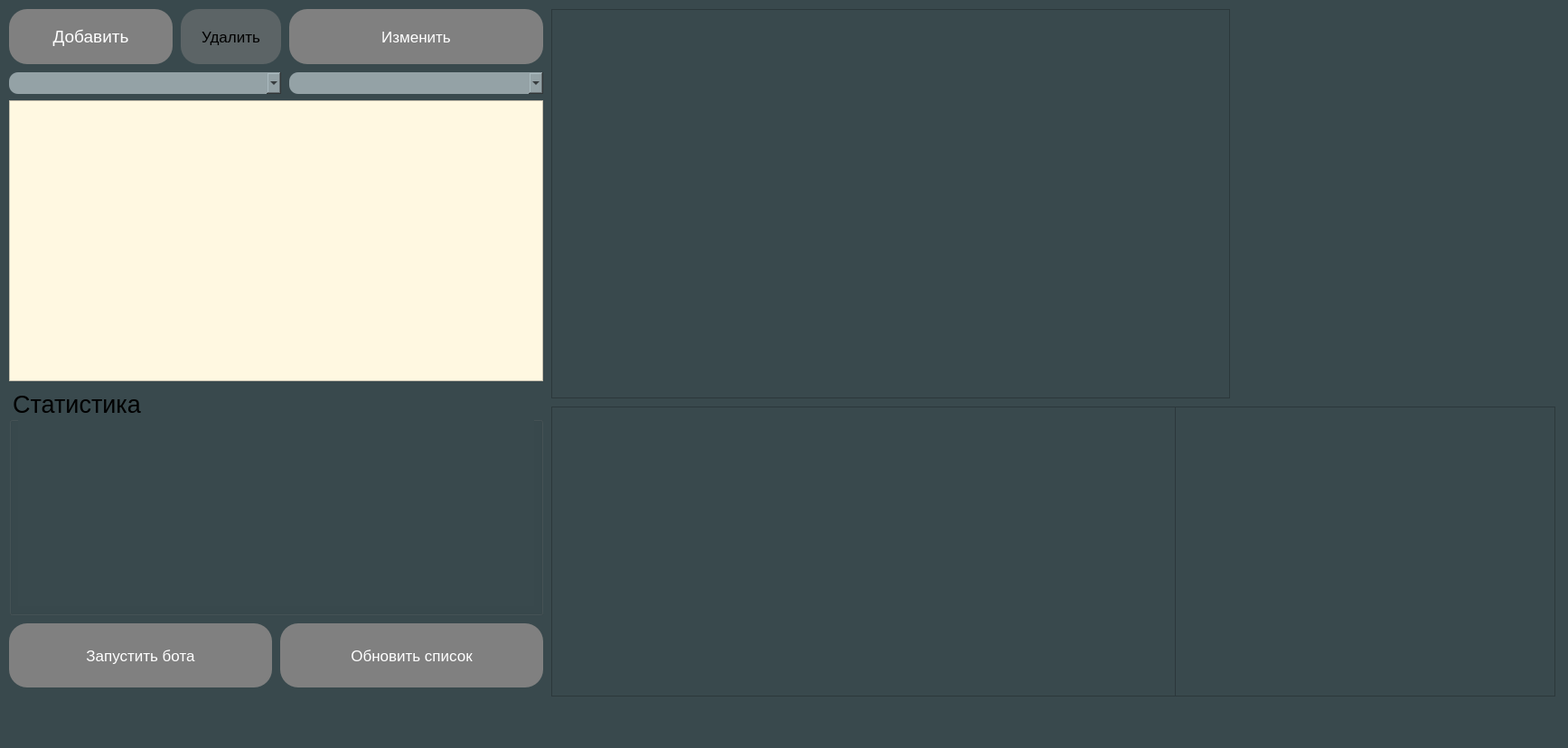
<?xml version="1.0" encoding="UTF-8"?>
<ui version="4.0">
 <class>MainWindow</class>
 <widget class="QMainWindow" name="MainWindow">
  <property name="geometry">
   <rect>
    <x>0</x>
    <y>0</y>
    <width>1735</width>
    <height>828</height>
   </rect>
  </property>
  <property name="windowTitle">
   <string>MainWindow</string>
  </property>
  <property name="styleSheet">
   <string notr="true">background-color:  #39494d;</string>
  </property>
  <widget class="QWidget" name="centralwidget">
   <property name="styleSheet">
    <string notr="true">QMainWindow{
	background-color: #b3ad5b;
}</string>
   </property>
   <widget class="QPushButton" name="btnAdd">
    <property name="geometry">
     <rect>
      <x>10</x>
      <y>10</y>
      <width>181</width>
      <height>61</height>
     </rect>
    </property>
    <property name="font">
     <font>
      <pointsize>14</pointsize>
     </font>
    </property>
    <property name="styleSheet">
     <string notr="true">QPushButton {
    background-color: gray;  
    color: white;           
    border: none;          
    padding: 8px 16px;         
    border-radius: 20px;       
}


QPushButton:hover {
    background-color: #597d96;
}


QPushButton:pressed {
    background-color: #FFF8E1;
}</string>
    </property>
    <property name="text">
     <string>Добавить</string>
    </property>
   </widget>
   <widget class="QPushButton" name="btnDelete">
    <property name="geometry">
     <rect>
      <x>200</x>
      <y>10</y>
      <width>111</width>
      <height>61</height>
     </rect>
    </property>
    <property name="font">
     <font>
      <pointsize>13</pointsize>
     </font>
    </property>
    <property name="styleSheet">
     <string notr="true">QPushButton{
	background-color: #5c6466;
	border-radius: 20px;
}
QPushButton:hover {
    background-color: #330c18;
}


QPushButton:pressed {
    background-color: #210405;
}</string>
    </property>
    <property name="text">
     <string>Удалить</string>
    </property>
   </widget>
   <widget class="QPushButton" name="btnChange">
    <property name="geometry">
     <rect>
      <x>320</x>
      <y>10</y>
      <width>281</width>
      <height>61</height>
     </rect>
    </property>
    <property name="font">
     <font>
      <pointsize>13</pointsize>
     </font>
    </property>
    <property name="styleSheet">
     <string notr="true">QPushButton {
    background-color: gray;  
    color: white;             
    border: none;             
    padding: 8px 16px;         
    border-radius: 20px;       
}


QPushButton:hover {
    background-color: #597d96;
}


QPushButton:pressed {
    background-color: #FFF8E1;
}</string>
    </property>
    <property name="text">
     <string>Изменить</string>
    </property>
   </widget>
   <widget class="QComboBox" name="cmbObject">
    <property name="geometry">
     <rect>
      <x>320</x>
      <y>80</y>
      <width>281</width>
      <height>24</height>
     </rect>
    </property>
    <property name="styleSheet">
     <string notr="true">QComboBox{
	background-color: #94a2a6;
	color: black;
	border-radius: 10px;
}</string>
    </property>
   </widget>
   <widget class="QComboBox" name="cmbTypeS">
    <property name="geometry">
     <rect>
      <x>10</x>
      <y>80</y>
      <width>301</width>
      <height>24</height>
     </rect>
    </property>
    <property name="styleSheet">
     <string notr="true">QComboBox{
	background-color: #94a2a6;
	color: black;
	border-radius: 10px;
}</string>
    </property>
   </widget>
   <widget class="QPushButton" name="btnStartBot">
    <property name="geometry">
     <rect>
      <x>10</x>
      <y>690</y>
      <width>291</width>
      <height>71</height>
     </rect>
    </property>
    <property name="sizePolicy">
     <sizepolicy hsizetype="Ignored" vsizetype="Fixed">
      <horstretch>0</horstretch>
      <verstretch>0</verstretch>
     </sizepolicy>
    </property>
    <property name="font">
     <font>
      <pointsize>13</pointsize>
      <bold>false</bold>
     </font>
    </property>
    <property name="styleSheet">
     <string notr="true">QPushButton {
    background-color: gray;  /* Цвет фона */
    color: white;              /* Цвет текста */
    border: none;              /* Убираем стандартную рамку */
    padding: 8px 16px;         /* Отступы внутри */
    border-radius: 20px;       /* Закругляем углы (10px - радиус) */
}

/* Стиль при наведении */
QPushButton:hover {
    background-color: #45a049;
}

/* Стиль при нажатии */
QPushButton:pressed {
    background-color: #3d8b40;
}</string>
    </property>
    <property name="text">
     <string>Запустить бота</string>
    </property>
   </widget>
   <widget class="QPushButton" name="btnUpdateWidget">
    <property name="geometry">
     <rect>
      <x>310</x>
      <y>690</y>
      <width>291</width>
      <height>71</height>
     </rect>
    </property>
    <property name="font">
     <font>
      <pointsize>13</pointsize>
     </font>
    </property>
    <property name="styleSheet">
     <string notr="true">QPushButton {
    background-color: gray;  /* Цвет фона */
    color: white;              /* Цвет текста */
    border: none;              /* Убираем стандартную рамку */
    padding: 8px 16px;         /* Отступы внутри */
    border-radius: 20px;       /* Закругляем углы (10px - радиус) */
}

/* Стиль при наведении */
QPushButton:hover {
    background-color: #45a049;
}

/* Стиль при нажатии */
QPushButton:pressed {
    background-color: #3d8b40;
}</string>
    </property>
    <property name="text">
     <string>Обновить список</string>
    </property>
   </widget>
   <widget class="QLabel" name="label">
    <property name="geometry">
     <rect>
      <x>1380</x>
      <y>20</y>
      <width>331</width>
      <height>411</height>
     </rect>
    </property>
    <property name="text">
     <string/>
    </property>
    <property name="pixmap">
     <pixmap>qrL.png</pixmap>
    </property>
    <property name="scaledContents">
     <bool>true</bool>
    </property>
   </widget>
   <widget class="QChartView" name="chartView1">
    <property name="geometry">
     <rect>
      <x>610</x>
      <y>450</y>
      <width>691</width>
      <height>321</height>
     </rect>
    </property>
    <property name="styleSheet">
     <string notr="true">QChartView {
    background-color: transparent;  /* Прозрачный */
}</string>
    </property>
   </widget>
   <widget class="QGroupBox" name="groupBox">
    <property name="geometry">
     <rect>
      <x>10</x>
      <y>430</y>
      <width>591</width>
      <height>251</height>
     </rect>
    </property>
    <property name="font">
     <font>
      <pointsize>20</pointsize>
     </font>
    </property>
    <property name="title">
     <string>Статистика</string>
    </property>
    <widget class="QLabel" name="lblStatistics">
     <property name="geometry">
      <rect>
       <x>10</x>
       <y>30</y>
       <width>571</width>
       <height>211</height>
      </rect>
     </property>
     <property name="font">
      <font>
       <pointsize>10</pointsize>
      </font>
     </property>
     <property name="text">
      <string/>
     </property>
     <property name="textFormat">
      <enum>Qt::TextFormat::RichText</enum>
     </property>
    </widget>
   </widget>
   <widget class="QTableView" name="tblView">
    <property name="geometry">
     <rect>
      <x>10</x>
      <y>111</y>
      <width>591</width>
      <height>311</height>
     </rect>
    </property>
    <property name="styleSheet">
     <string notr="true">QTableView {
    background-color: #FFF8E1;  /* Светло-жёлтый */
    alternate-background-color: #2a3136;  /* Цвет чередующихся строк */
	color: #1b2024;
}</string>
    </property>
   </widget>
   <widget class="QChartView" name="chartView2">
    <property name="geometry">
     <rect>
      <x>1300</x>
      <y>450</y>
      <width>421</width>
      <height>321</height>
     </rect>
    </property>
    <property name="styleSheet">
     <string notr="true">QChartView {
    background-color: transparent;  /* Прозрачный */
}</string>
    </property>
   </widget>
   <widget class="QChartView" name="chartView3">
    <property name="geometry">
     <rect>
      <x>610</x>
      <y>10</y>
      <width>751</width>
      <height>431</height>
     </rect>
    </property>
    <property name="styleSheet">
     <string notr="true">QChartView {
    background-color: transparent;  /* Прозрачный */
}</string>
    </property>
   </widget>
  </widget>
  <widget class="QMenuBar" name="menubar">
   <property name="geometry">
    <rect>
     <x>0</x>
     <y>0</y>
     <width>1735</width>
     <height>33</height>
    </rect>
   </property>
  </widget>
  <widget class="QStatusBar" name="statusbar"/>
 </widget>
 <customwidgets>
  <customwidget>
   <class>QChartView</class>
   <extends>QGraphicsView</extends>
   <header>qchartview</header>
  </customwidget>
 </customwidgets>
 <resources/>
 <connections/>
</ui>
